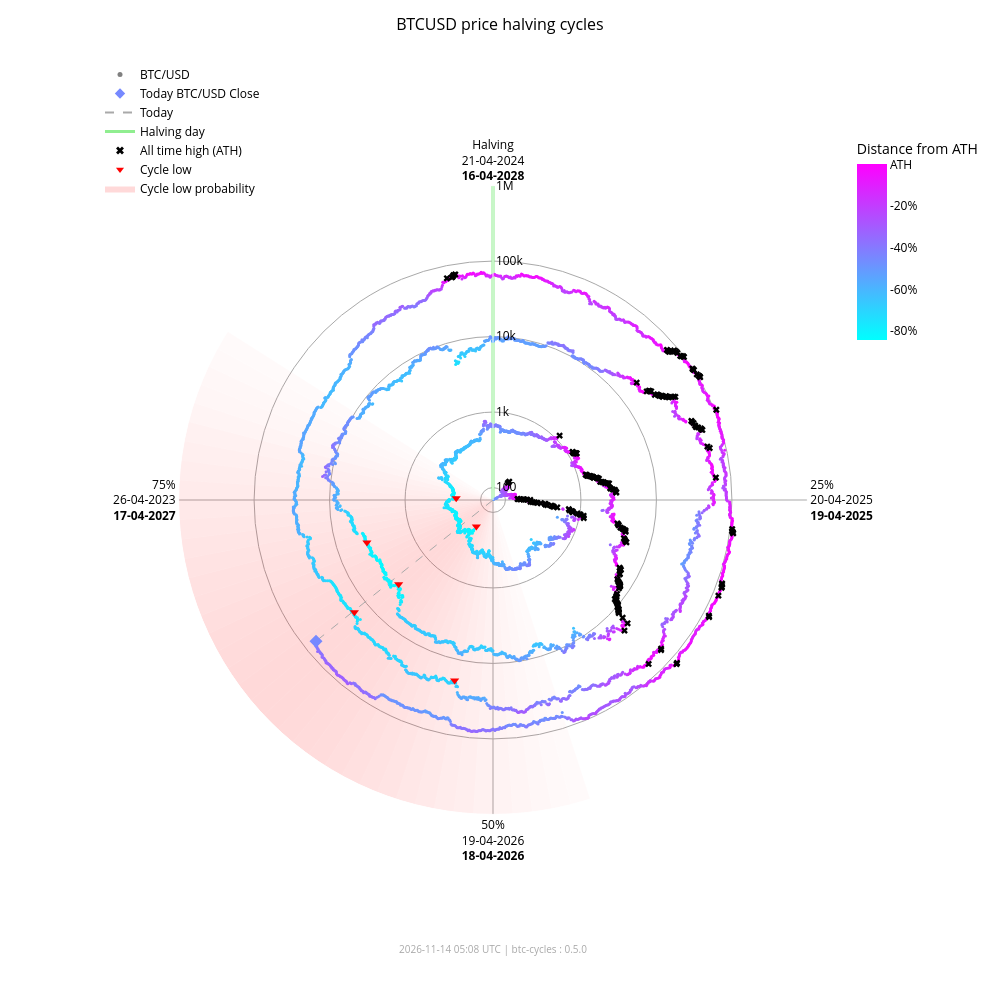

Source (notebook cell):
### Markdown cell above
### Interactive chart (plotly)

### Code cell
fig_interactive = btc.plot(
    kind="interactive",
    from_date="2012-11-28",
)
# plotly config for interactivity
config = {"scrollZoom": True, "displayModeBar": True}
# display in notebook
fig_interactive.show(config=config)

### Figure 1 — Plotly figure (JSON) as saved in the notebook; plotly's stock layout.template omitted (floating-point values rounded to 4 significant figures; data arrays with more than 128 entries replaced by an {"elided": "..."} marker saying what was removed)
{"data": [{"fill": "toself", "fillcolor": "rgba(255,0,0,0.018306980149439524)", "hoverinfo": "skip", "line": {"width": 0}, "mode": "lines", "r": [68.43, 1000000, 1000000, 68.43, 68.43], "showlegend": false, "theta": [162.0, 162.0, 165.6, 165.6, 162.0], "type": "scatterpolar"}, {"fill": "toself", "fillcolor": "rgba(255,0,0,0.02405911634527998)", "hoverinfo": "skip", "line": {"width": 0}, "mode": "lines", "r": [68.43, 1000000, 1000000, 68.43, 68.43], "showlegend": false, "theta": [165.6, 165.6, 169.2, 169.2, 165.6], "type": "scatterpolar"}, {"fill": "toself", "fillcolor": "rgba(255,0,0,0.030803449372254352)", "hoverinfo": "skip", "line": {"width": 0}, "mode": "lines", "r": [68.43, 1000000, 1000000, 68.43, 68.43], "showlegend": false, "theta": [169.2, 169.2, 172.8, 172.8, 169.2], "type": "scatterpolar"}, {"fill": "toself", "fillcolor": "rgba(255,0,0,0.03847233586005252)", "hoverinfo": "skip", "line": {"width": 0}, "mode": "lines", "r": [68.43, 1000000, 1000000, 68.43, 68.43], "showlegend": false, "theta": [172.8, 172.8, 176.4, 176.4, 172.8], "type": "scatterpolar"}, {"fill": "toself", "fillcolor": "rgba(255,0,0,0.04694405159551339)", "hoverinfo": "skip", "line": {"width": 0}, "mode": "lines", "r": [68.43, 1000000, 1000000, 68.43, 68.43], "showlegend": false, "theta": [176.4, 176.4, 180.0, 180.0, 176.4], "type": "scatterpolar"}, {"fill": "toself", "fillcolor": "rgba(255,0,0,0.05605603979818329)", "hoverinfo": "skip", "line": {"width": 0}, "mode": "lines", "r": [68.43, 1000000, 1000000, 68.43, 68.43], "showlegend": false, "theta": [180.0, 180.0, 183.6, 183.6, 180.0], "type": "scatterpolar"}, {"fill": "toself", "fillcolor": "rgba(255,0,0,0.06562330627802694)", "hoverinfo": "skip", "line": {"width": 0}, "mode": "lines", "r": [68.43, 1000000, 1000000, 68.43, 68.43], "showlegend": false, "theta": [183.6, 183.6, 187.2, 187.2, 183.6], "type": "scatterpolar"}, {"fill": "toself", "fillcolor": "rgba(255,0,0,0.07545707932574237)", "hoverinfo": "skip", "line": {"width": 0}, "mode": "lines", "r": [68.43, 1000000, 1000000, 68.43, 68.43], "showlegend": false, "theta": [187.2, 187.2, 190.8, 190.8, 187.2], "type": "scatterpolar"}, {"fill": "toself", "fillcolor": "rgba(255,0,0,0.08537841060169407)", "hoverinfo": "skip", "line": {"width": 0}, "mode": "lines", "r": [68.43, 1000000, 1000000, 68.43, 68.43], "showlegend": false, "theta": [190.8, 190.8, 194.4, 194.4, 190.8], "type": "scatterpolar"}, {"fill": "toself", "fillcolor": "rgba(255,0,0,0.09522272137134848)", "hoverinfo": "skip", "line": {"width": 0}, "mode": "lines", "r": [68.43, 1000000, 1000000, 68.43, 68.43], "showlegend": false, "theta": [194.4, 194.4, 198.0, 198.0, 194.4], "type": "scatterpolar"}, {"fill": "toself", "fillcolor": "rgba(255,0,0,0.10483418800389058)", "hoverinfo": "skip", "line": {"width": 0}, "mode": "lines", "r": [68.43, 1000000, 1000000, 68.43, 68.43], "showlegend": false, "theta": [198.0, 198.0, 201.6, 201.6, 198.0], "type": "scatterpolar"}, {"fill": "toself", "fillcolor": "rgba(255,0,0,0.11405248627197925)", "hoverinfo": "skip", "line": {"width": 0}, "mode": "lines", "r": [68.43, 1000000, 1000000, 68.43, 68.43], "showlegend": false, "theta": [201.6, 201.6, 205.2, 205.2, 201.6], "type": "scatterpolar"}, {"fill": "toself", "fillcolor": "rgba(255,0,0,0.12269756305009562)", "hoverinfo": "skip", "line": {"width": 0}, "mode": "lines", "r": [68.43, 1000000, 1000000, 68.43, 68.43], "showlegend": false, "theta": [205.2, 205.2, 208.8, 208.8, 205.2], "type": "scatterpolar"}, {"fill": "toself", "fillcolor": "rgba(255,0,0,0.13055959037792858)", "hoverinfo": "skip", "line": {"width": 0}, "mode": "lines", "r": [68.43, 1000000, 1000000, 68.43, 68.43], "showlegend": false, "theta": [208.8, 208.8, 212.4, 212.4, 208.8], "type": "scatterpolar"}, {"fill": "toself", "fillcolor": "rgba(255,0,0,0.13740037014073872)", "hoverinfo": "skip", "line": {"width": 0}, "mode": "lines", "r": [68.43, 1000000, 1000000, 68.43, 68.43], "showlegend": false, "theta": [212.4, 212.4, 216.0, 216.0, 212.4], "type": "scatterpolar"}, {"fill": "toself", "fillcolor": "rgba(255,0,0,0.14296927208088228)", "hoverinfo": "skip", "line": {"width": 0}, "mode": "lines", "r": [68.43, 1000000, 1000000, 68.43, 68.43], "showlegend": false, "theta": [216.0, 216.0, 219.6, 219.6, 216.0], "type": "scatterpolar"}, {"fill": "toself", "fillcolor": "rgba(255,0,0,0.14703219887325494)", "hoverinfo": "skip", "line": {"width": 0}, "mode": "lines", "r": [68.43, 1000000, 1000000, 68.43, 68.43], "showlegend": false, "theta": [219.6, 219.6, 223.2, 223.2, 219.6], "type": "scatterpolar"}, {"fill": "toself", "fillcolor": "rgba(255,0,0,0.14940752827264187)", "hoverinfo": "skip", "line": {"width": 0}, "mode": "lines", "r": [68.43, 1000000, 1000000, 68.43, 68.43], "showlegend": false, "theta": [223.2, 223.2, 226.8, 226.8, 223.2], "type": "scatterpolar"}, {"fill": "toself", "fillcolor": "rgba(255,0,0,0.15)", "hoverinfo": "skip", "line": {"width": 0}, "mode": "lines", "r": [68.43, 1000000, 1000000, 68.43, 68.43], "showlegend": false, "theta": [226.8, 226.8, 230.4, 230.4, 226.8], "type": "scatterpolar"}, {"fill": "toself", "fillcolor": "rgba(255,0,0,0.14882314851976614)", "hoverinfo": "skip", "line": {"width": 0}, "mode": "lines", "r": [68.43, 1000000, 1000000, 68.43, 68.43], "showlegend": false, "theta": [230.4, 230.4, 234.0, 234.0, 230.4], "type": "scatterpolar"}, {"fill": "toself", "fillcolor": "rgba(255,0,0,0.14600334989350275)", "hoverinfo": "skip", "line": {"width": 0}, "mode": "lines", "r": [68.43, 1000000, 1000000, 68.43, 68.43], "showlegend": false, "theta": [234.0, 234.0, 237.6, 237.6, 234.0], "type": "scatterpolar"}, {"fill": "toself", "fillcolor": "rgba(255,0,0,0.14176315293000513)", "hoverinfo": "skip", "line": {"width": 0}, "mode": "lines", "r": [68.43, 1000000, 1000000, 68.43, 68.43], "showlegend": false, "theta": [237.6, 237.6, 241.2, 241.2, 237.6], "type": "scatterpolar"}, {"fill": "toself", "fillcolor": "rgba(255,0,0,0.1363869302869166)", "hoverinfo": "skip", "line": {"width": 0}, "mode": "lines", "r": [68.43, 1000000, 1000000, 68.43, 68.43], "showlegend": false, "theta": [241.2, 241.2, 244.8, 244.8, 241.2], "type": "scatterpolar"}, {"fill": "toself", "fillcolor": "rgba(255,0,0,0.13017643696734477)", "hoverinfo": "skip", "line": {"width": 0}, "mode": "lines", "r": [68.43, 1000000, 1000000, 68.43, 68.43], "showlegend": false, "theta": [244.8, 244.8, 248.4, 248.4, 244.8], "type": "scatterpolar"}, {"fill": "toself", "fillcolor": "rgba(255,0,0,0.1234063302665758)", "hoverinfo": "skip", "line": {"width": 0}, "mode": "lines", "r": [68.43, 1000000, 1000000, 68.43, 68.43], "showlegend": false, "theta": [248.4, 248.4, 252.0, 252.0, 248.4], "type": "scatterpolar"}, {"fill": "toself", "fillcolor": "rgba(255,0,0,0.11628949020714345)", "hoverinfo": "skip", "line": {"width": 0}, "mode": "lines", "r": [68.43, 1000000, 1000000, 68.43, 68.43], "showlegend": false, "theta": [252.0, 252.0, 255.6, 255.6, 252.0], "type": "scatterpolar"}, {"fill": "toself", "fillcolor": "rgba(255,0,0,0.108959277972535)", "hoverinfo": "skip", "line": {"width": 0}, "mode": "lines", "r": [68.43, 1000000, 1000000, 68.43, 68.43], "showlegend": false, "theta": [255.6, 255.6, 259.2, 259.2, 255.6], "type": "scatterpolar"}, {"fill": "toself", "fillcolor": "rgba(255,0,0,0.1014715299920515)", "hoverinfo": "skip", "line": {"width": 0}, "mode": "lines", "r": [68.43, 1000000, 1000000, 68.43, 68.43], "showlegend": false, "theta": [259.2, 259.2, 262.8, 262.8, 259.2], "type": "scatterpolar"}, {"fill": "toself", "fillcolor": "rgba(255,0,0,0.09382430417652897)", "hoverinfo": "skip", "line": {"width": 0}, "mode": "lines", "r": [68.43, 1000000, 1000000, 68.43, 68.43], "showlegend": false, "theta": [262.8, 262.8, 266.4, 266.4, 262.8], "type": "scatterpolar"}, {"fill": "toself", "fillcolor": "rgba(255,0,0,0.08598937207621672)", "hoverinfo": "skip", "line": {"width": 0}, "mode": "lines", "r": [68.43, 1000000, 1000000, 68.43, 68.43], "showlegend": false, "theta": [266.4, 266.4, 270.0, 270.0, 266.4], "type": "scatterpolar"}, {"fill": "toself", "fillcolor": "rgba(255,0,0,0.07794710108398434)", "hoverinfo": "skip", "line": {"width": 0}, "mode": "lines", "r": [68.43, 1000000, 1000000, 68.43, 68.43], "showlegend": false, "theta": [270.0, 270.0, 273.6, 273.6, 270.0], "type": "scatterpolar"}, {"fill": "toself", "fillcolor": "rgba(255,0,0,0.06971614429145927)", "hoverinfo": "skip", "line": {"width": 0}, "mode": "lines", "r": [68.43, 1000000, 1000000, 68.43, 68.43], "showlegend": false, "theta": [273.6, 273.6, 277.2, 277.2, 273.6], "type": "scatterpolar"}, {"fill": "toself", "fillcolor": "rgba(255,0,0,0.061371174705723626)", "hoverinfo": "skip", "line": {"width": 0}, "mode": "lines", "r": [68.43, 1000000, 1000000, 68.43, 68.43], "showlegend": false, "theta": [277.2, 277.2, 280.8, 280.8, 277.2], "type": "scatterpolar"}, {"fill": "toself", "fillcolor": "rgba(255,0,0,0.05304520605236535)", "hoverinfo": "skip", "line": {"width": 0}, "mode": "lines", "r": [68.43, 1000000, 1000000, 68.43, 68.43], "showlegend": false, "theta": [280.8, 280.8, 284.4, 284.4, 280.8], "type": "scatterpolar"}, {"fill": "toself", "fillcolor": "rgba(255,0,0,0.044916938988340704)", "hoverinfo": "skip", "line": {"width": 0}, "mode": "lines", "r": [68.43, 1000000, 1000000, 68.43, 68.43], "showlegend": false, "theta": [284.4, 284.4, 288.0, 288.0, 284.4], "type": "scatterpolar"}, {"fill": "toself", "fillcolor": "rgba(255,0,0,0.0371870550186571)", "hoverinfo": "skip", "line": {"width": 0}, "mode": "lines", "r": [68.43, 1000000, 1000000, 68.43, 68.43], "showlegend": false, "theta": [288.0, 288.0, 291.6, 291.6, 288.0], "type": "scatterpolar"}, {"fill": "toself", "fillcolor": "rgba(255,0,0,0.030049603184432498)", "hoverinfo": "skip", "line": {"width": 0}, "mode": "lines", "r": [68.43, 1000000, 1000000, 68.43, 68.43], "showlegend": false, "theta": [291.6, 291.6, 295.2, 295.2, 291.6], "type": "scatterpolar"}, {"fill": "toself", "fillcolor": "rgba(255,0,0,0.023665126797805223)", "hoverinfo": "skip", "line": {"width": 0}, "mode": "lines", "r": [68.43, 1000000, 1000000, 68.43, 68.43], "showlegend": false, "theta": [295.2, 295.2, 298.8, 298.8, 295.2], "type": "scatterpolar"}, {"fill": "toself", "fillcolor": "rgba(255,0,0,0.018141004067302662)", "hoverinfo": "skip", "line": {"width": 0}, "mode": "lines", "r": [68.43, 1000000, 1000000, 68.43, 68.43], "showlegend": false, "theta": [298.8, 298.8, 302.4, 302.4, 298.8], "type": "scatterpolar"}, {"hoverinfo": "skip", "line": {"color": "darkgrey", "dash": "dash", "width": 1}, "mode": "lines", "r": [68.43, 68250.0], "showlegend": false, "theta": [231.4, 231.4], "type": "scatterpolar"}, {"hoverinfo": "skip", "line": {"color": "lightgreen", "width": 3}, "mode": "lines", "r": [68.43, 1000000], "showlegend": false, "theta": [0, 0], "type": "scatterpolar"}, {"hoverinfo": "text", "marker": {"color": {"elided": "4949 str values"}, "size": 3}, "mode": "markers", "r": {"elided": "4949 float values"}, "showlegend": false, "text": {"elided": "4949 str values"}, "theta": {"elided": "4949 float values"}, "type": "scatterpolar"}, {"hoverinfo": "text", "marker": {"color": "#7689ff", "size": 10, "symbol": "diamond"}, "mode": "markers", "r": [68250.0], "showlegend": false, "text": ["Today<br>Date: 2026-11-13<br>Price: $68,249.27"], "theta": [231.4], "type": "scatterpolar"}, {"hoverinfo": "text", "marker": {"color": "black", "size": 6, "symbol": "x"}, "mode": "markers", "r": {"elided": "182 float values"}, "showlegend": false, "text": {"elided": "182 str values"}, "theta": {"elided": "182 float values"}, "type": "scatterpolar"}, {"hoverinfo": "text", "marker": {"color": "red", "size": 8, "symbol": "triangle-down"}, "mode": "markers", "r": [178.1, 210.5, 3237.0, 3961.0, 19020.0, 15790.0], "showlegend": false, "text": ["Cycle Low<br>Date: 2015-01-14<br>Price: $178.10<br>ATH distance: -84.5%", "Cycle Low<br>Date: 2015-08-24<br>Price: $210.49<br>ATH distance: -81.7%", "Cycle Low<br>Date: 2018-12-15<br>Price: $3,236.76<br>ATH distance: -83.4%", "Cycle Low<br>Date: 2019-03-15<br>Price: $3,960.91<br>ATH distance: -79.7%", "Cycle Low<br>Date: 2022-06-18<br>Price: $19,017.64<br>ATH distance: -71.9%", "Cycle Low<br>Date: 2022-11-21<br>Price: $15,787.28<br>ATH distance: -76.6%"], "theta": [212.1, 272.7, 228.3, 251.4, 192.0, 231.0], "type": "scatterpolar"}, {"marker": {"color": "grey", "size": 5}, "mode": "markers", "name": "BTC/USD", "r": [null], "theta": [null], "type": "scatterpolar"}, {"marker": {"color": "#7689ff", "size": 8, "symbol": "diamond"}, "mode": "markers", "name": "Today BTC/USD Close", "r": [null], "theta": [null], "type": "scatterpolar"}, {"line": {"color": "darkgrey", "dash": "dash"}, "mode": "lines", "name": "Today", "r": [null], "theta": [null], "type": "scatterpolar"}, {"line": {"color": "lightgreen", "width": 3}, "mode": "lines", "name": "Halving day", "r": [null], "theta": [null], "type": "scatterpolar"}, {"marker": {"color": "black", "size": 7, "symbol": "x"}, "mode": "markers", "name": "All time high (ATH)", "r": [null], "theta": [null], "type": "scatterpolar"}, {"marker": {"color": "red", "size": 7, "symbol": "triangle-down"}, "mode": "markers", "name": "Cycle low", "r": [null], "theta": [null], "type": "scatterpolar"}, {"fill": "toself", "fillcolor": "rgba(255,0,0,0.15)", "line": {"width": 0}, "mode": "lines", "name": "Cycle low probability", "r": [null], "theta": [null], "type": "scatterpolar"}, {"hoverinfo": "skip", "marker": {"cmax": 0, "cmin": -0.8453, "color": [0], "colorbar": {"len": 0.25, "ticktext": ["ATH", "-20%", "-40%", "-60%", "-80%", "-100%"], "tickvals": [0, -0.2, -0.4, -0.6, -0.8, -1.0], "title": {"text": "Distance from ATH"}, "x": 0.95, "y": 0.92, "yanchor": "top"}, "colorscale": {"elided": "256x2 mixed values"}, "showscale": true, "size": 0}, "mode": "markers", "r": [null], "showlegend": false, "theta": [null], "type": "scatterpolar"}], "layout": {"annotations": [{"font": {"color": "darkgrey", "size": 10}, "showarrow": false, "text": "2026-11-14 05:08 UTC | btc-cycles : 0.5.0", "x": 0.5, "xref": "paper", "y": -0.02, "yref": "paper"}], "font": {"color": "black"}, "height": 1000, "legend": {"bgcolor": "rgba(0,0,0,0)", "font": {"color": "black"}, "x": 0.0, "y": 1.0}, "margin": {"b": 60, "l": 100, "r": 80, "t": 60}, "paper_bgcolor": "white", "plot_bgcolor": "white", "polar": {"angularaxis": {"color": "black", "direction": "clockwise", "gridcolor": "darkgrey", "rotation": 90, "ticktext": ["Halving<br>21-04-2024<br><b>16-04-2028</b>", "25%<br>20-04-2025<br><b>19-04-2025</b>", "50%<br>19-04-2026<br><b>18-04-2026</b>", "75%<br>26-04-2023<br><b>17-04-2027</b>"], "tickvals": [0, 90, 180, 270]}, "bgcolor": "white", "domain": {"x": [0.1, 0.9], "y": [0.05, 0.95]}, "radialaxis": {"angle": 90, "color": "black", "gridcolor": "darkgrey", "range": [1.835, 6.0], "tickangle": 90, "ticktext": ["100", "1k", "10k", "100k", "1M"], "tickvals": [100, 1000, 10000, 100000, 1000000], "type": "log"}}, "title": {"font": {"color": "black", "size": 16}, "text": "BTCUSD price halving cycles", "x": 0.5}, "width": 1000}}
